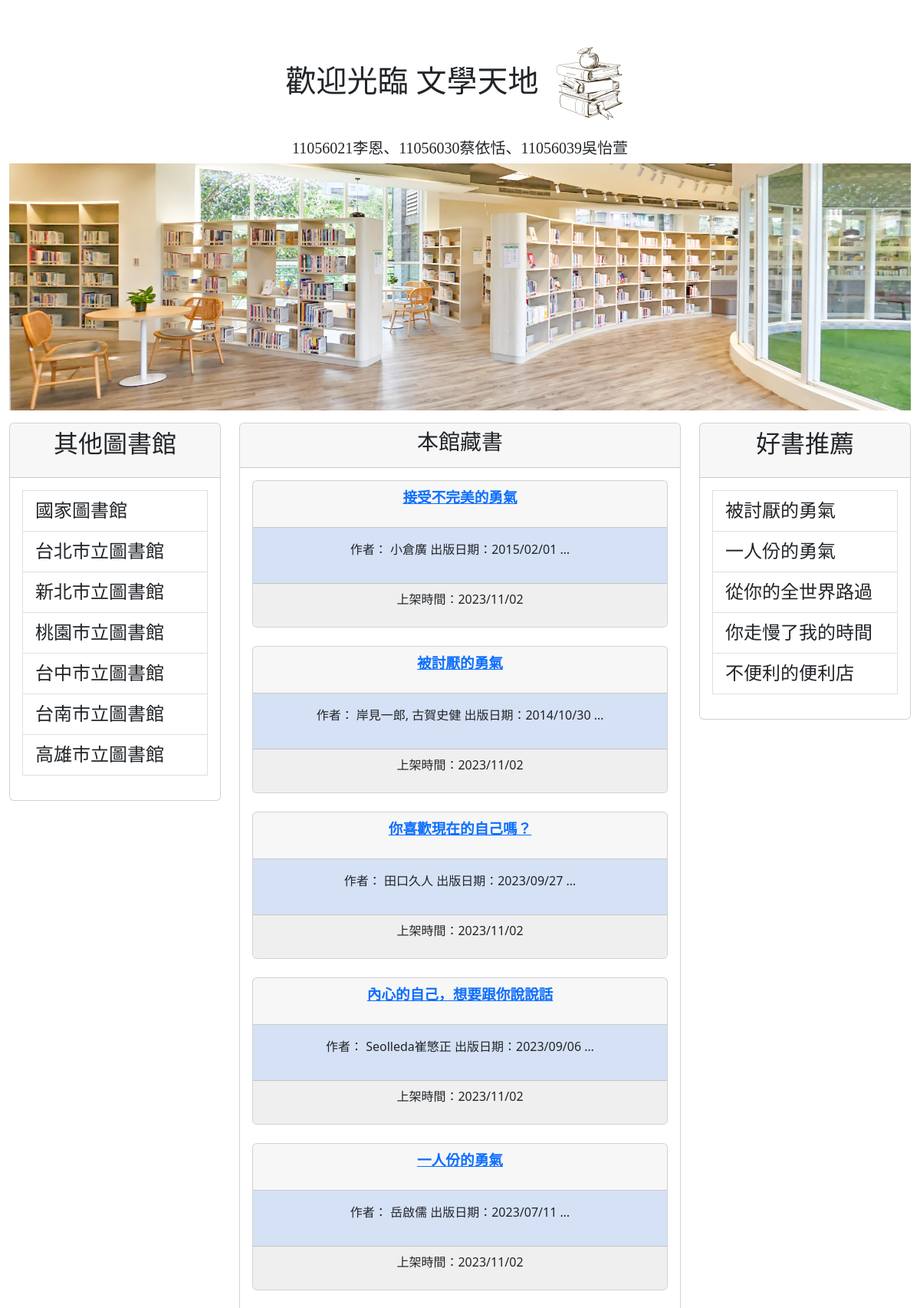
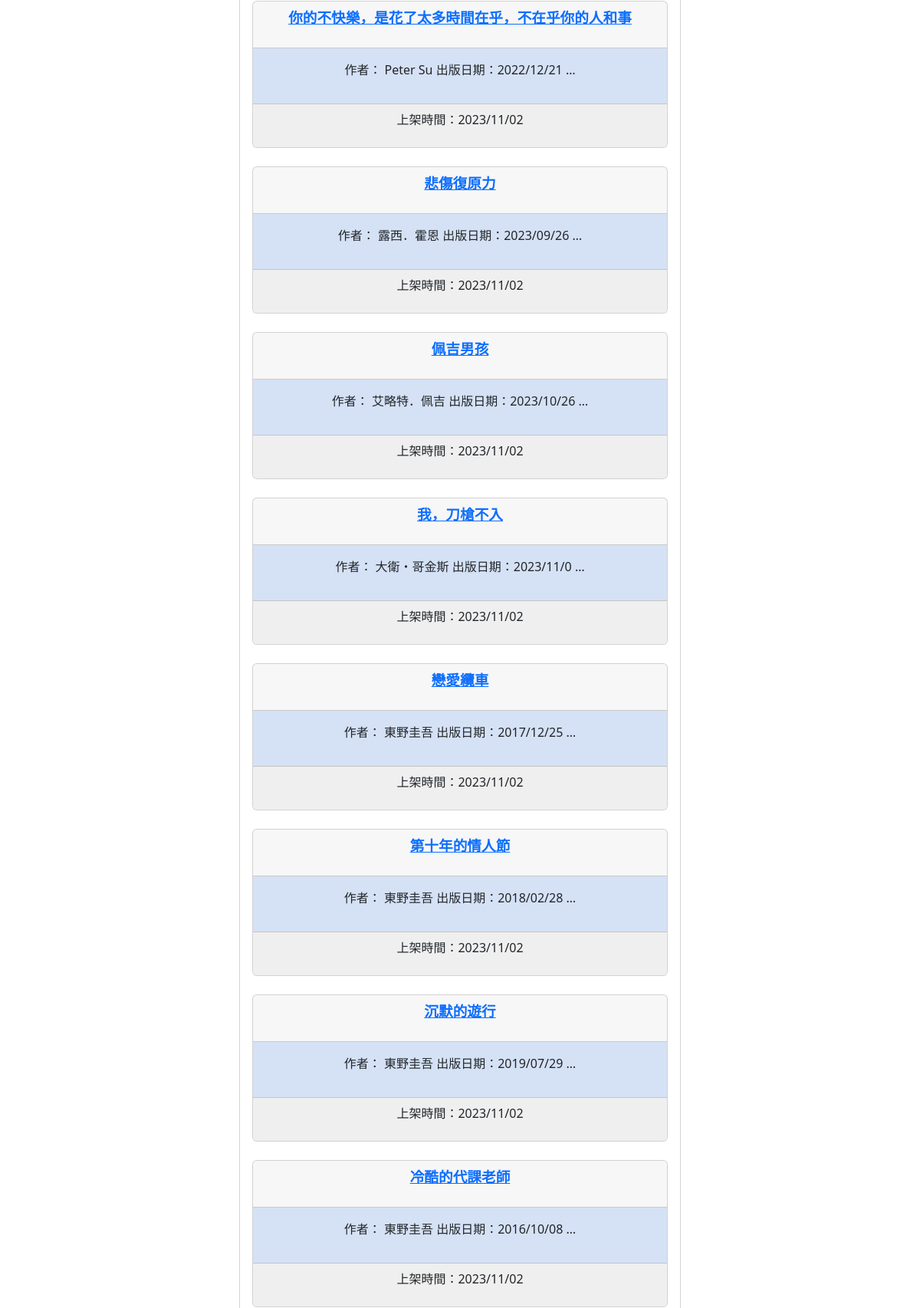
The page / (upper part) on the database its author committed (2 pictures, top to bottom).
### mysite/models.py (models this page shows, shortened)
class Post(models.Model):
    title = models.CharField(max_length=200)
    slug = models.CharField(max_length=200)
    body = models.TextField()
    pub_date = models.DateTimeField(auto_now_add=True)
    class Meta:
        ordering = ('-pub_date',)

### mysite/views.py (the view)
# urls.py: path('',mv.homepage,name='homepage'),
def homepage(request):
    posts=Post.objects.all()
    now=datetime.now()
    return render(request,'index.html',locals())

### templates/index.html (shortened to what this page needs)
{% extends 'base copy.html' %}
{% block headmessage %}
    <h3 style='font-family:標楷體;'><center>本館藏書</center></a>
{% endblock %}
{% block content %}
{% for post in posts %}
<center>
    <div class='card' >
        <div class='card-header'>
            <p style='font-family:標楷體;font-size:14pt;font-weight:bold;font-color:#cccccc;'>
                <a href='/post/{{post.slug}}'>{{ post.title }}</a>
            </p>
        </div>
        <div class='card-body' style='background-color:rgb(213, 225, 245)'>
            <p>
            {{ post.body | truncatechars:40 }}
            </p>
        </div>
        <div class='card-footer'  style='background-color:#efefef'>
            <p>
                上架時間：{{ post.pub_date | date:"Y/m/d"}}
            </p>
        </div>
    </div>
    <br>
</center>
    {% endfor %}
{% endblock %}

### rows shown on the page
Post: title "接受不完美的勇氣", body "作者： 小倉廣 出版日期：2015/02/01 …", pub_date "2023/11/02"
Post: title "被討厭的勇氣", body "作者： 岸見一郎, 古賀史健 出版日期：2014/10/30 …", pub_date "2023/11/02"
Post: title "你喜歡現在的自己嗎？", body "作者： 田口久人 出版日期：2023/09/27 …", pub_date "2023/11/02"
Post: title "內心的自己，想要跟你說說話", body "作者： Seolleda崔慜正 出版日期：2023/09/06 …", pub_date "2023/11/02"
Post: title "一人份的勇氣", body "作者： 岳啟儒 出版日期：2023/07/11 …", pub_date "2023/11/02"
Post: title "你的不快樂，是花了太多時間在乎，不在乎你的人和事", body "作者： Peter Su 出版日期：2022/12/21 …", pub_date "2023/11/02"
Post: title "悲傷復原力", body "作者： 露西．霍恩 出版日期：2023/09/26 …", pub_date "2023/11/02"
Post: title "佩吉男孩", body "作者： 艾略特．佩吉 出版日期：2023/10/26 …", pub_date "2023/11/02"
Post: title "我，刀槍不入", body "作者： 大衛・哥金斯 出版日期：2023/11/0 …", pub_date "2023/11/02"
Post: title "戀愛纜車", body "作者： 東野圭吾 出版日期：2017/12/25 …", pub_date "2023/11/02"
Post: title "第十年的情人節", body "作者： 東野圭吾 出版日期：2018/02/28 …", pub_date "2023/11/02"
Post: title "沉默的遊行", body "作者： 東野圭吾 出版日期：2019/07/29 …", pub_date "2023/11/02"
Post: title "冷酷的代課老師", body "作者： 東野圭吾 出版日期：2016/10/08 …", pub_date "2023/11/02"
